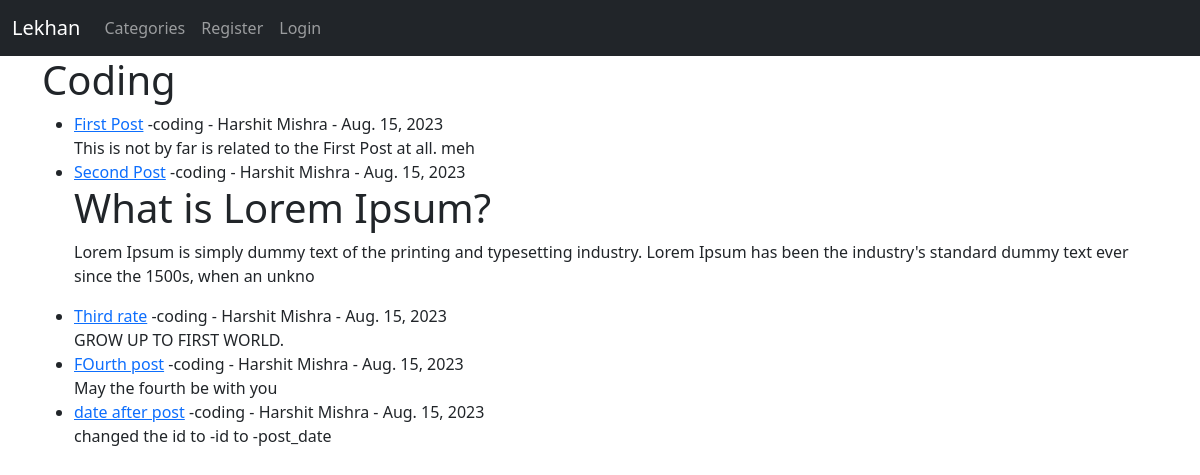
/category/coding/, run on the app's committed database.
### lekhanapp/models.py (models this page shows, shortened)
class Post(models.Model):
    title = models.CharField(max_length=255)
    header_image = models.ImageField(null=True, blank=True, upload_to="images/")
    title_tag = models.CharField(max_length=255)
    author = models.ForeignKey(User, on_delete=models.CASCADE)
    body = RichTextField(blank=True, null=True)
    post_date = models.DateField(auto_now_add=True)
    category = models.CharField(max_length=255, default="coding")
    snippet = models.CharField(max_length=255)
    likes = models.ManyToManyField(User, related_name="blog_posts")

### lekhanapp/views.py (the view)
# urls.py: path('category/<str:cats>/', CategoryView, name='category'),
def CategoryView(request, cats):
    category_posts = Post.objects.filter(category=cats.replace('-', ' '))
    return render(
        request,
        'categories.html',
        {'cats': cats.title().replace('-', ' '), 'category_posts': category_posts},
    )

### lekhanapp/templates/categories.html (shortened to what this page needs)
{% extends 'base.html' %}
{% block content %}
{% if category_posts%}
<h1>{{cats}} </h1>
<ul>
{% for post in category_posts %}
        <li>
            <a href="{% url 'article-detail' post.pk %}">
                {{ post.title }}</a>  -{{post.category}}  - {{ post.author.first_name }} {{ post.author.last_name }} - {{post.post_date}}
            <br/>
            {{ post.body | slice:":200"|safe}}
        </li>
    {% endfor %}
    </ul>
{% else %}
    <h2> Sorry this page does not exist</h2>
{% endif %}
{% endblock  %}

### lekhanapp/templates/base.html (shortened to what this page needs)
<!doctype html>
<html lang="en">
<head>
  <link href="https://cdn.jsdelivr.net/npm/bootstrap@5.3.1/dist/css/bootstrap.min.css" rel="stylesheet"
>
</head>
<body>
  <nav class="navbar navbar-expand-lg navbar-dark bg-dark">
    <div class="container-fluid">
      <a class="navbar-brand" href="{% url 'home' %}">Lekhan</a>
      <div class="collapse navbar-collapse" id="navbarSupportedContent">
        <ul class="navbar-nav me-auto mb-2 mb-lg-0">
          {% if cat_menu %}
          <li class="nav-item dropdown">
            <a class="nav-link dropdown-toggle" href="#" id="navbarDropdown" role="button" data-bs-toggle="dropdown"
              aria-expanded="false">
              Categories
            </a>
            <ul class="dropdown-menu">
              {% for item in cat_menu%}
              <a class="dropdown-item" href="{% url 'category' item|slugify %}">{{item}} </a>
              {% endfor %}
            </ul>
          </li>
          {% else %}
          <li class="nav-item">
            <a class="nav-link" href="{% url 'category-list' %}">Categories</a>
          </li>
          {% endif %}
          {% if user.is_authenticated %}
          <li class="nav-item">
            <a class="nav-link" href="{% url 'add_post' %}">Add Post</a>
          </li>
          <li class="nav-item">
            <a class="nav-link" href="{% url 'add_category' %}">Add Category</a>
          </li>
          {% else %}
          <li class="nav-item">
            <a class="nav-link" href="{% url 'register' %}">Register</a>
          </li>
          <li class="nav-item">
            <a class="nav-link" href="{% url 'login' %}">Login</a>
          </li>
          {% endif %}
        </ul>
      </div>
    </div>
  </nav>
  <div class="container">
    {% block content %}
    {% endblock %}
  </div>
</body>
</html>

### data on the page
Post: title "First Post", category "coding", author.first_name "Harshit", author.last_name "Mishra", post_date "Aug. 15, 2023", body "This is not by far is related to the First Post at all. meh"
Post: title "Second Post", category "coding", author.first_name "Harshit", author.last_name "Mishra", post_date "Aug. 15, 2023", body "What is Lorem Ipsum? Lorem Ipsum is simply dummy text of the printing and typesetting industry. Lorem Ipsum has been the industry's standard dummy text ever since the 1500s, when an unkno"
Post: title "Third rate", category "coding", author.first_name "Harshit", author.last_name "Mishra", post_date "Aug. 15, 2023", body "GROW UP TO FIRST WORLD."
Post: title "FOurth post", category "coding", author.first_name "Harshit", author.last_name "Mishra", post_date "Aug. 15, 2023", body "May the fourth be with you"
Post: title "date after post", category "coding", author.first_name "Harshit", author.last_name "Mishra", post_date "Aug. 15, 2023", body "changed the id to -id to -post_date"

### other printed values
{{ cats }} "Coding"
